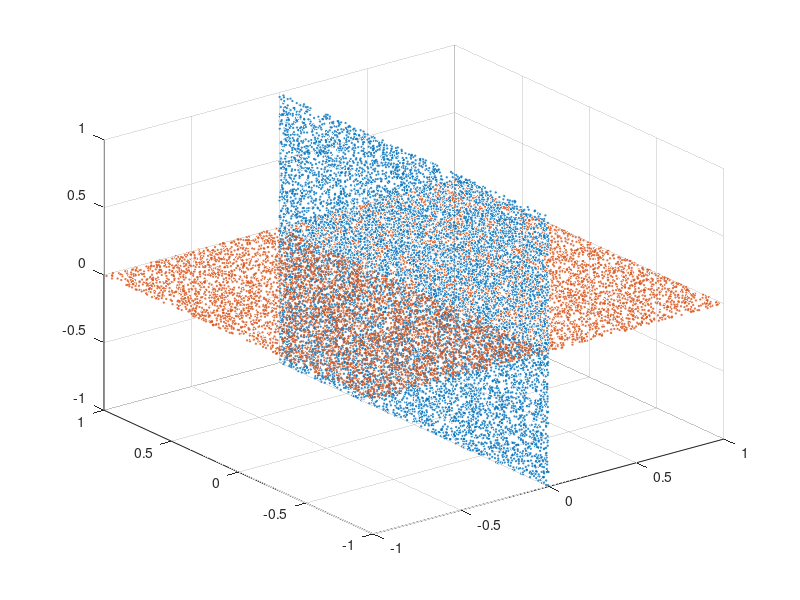

MATLAB code to generate this figure:
close all;
x1=[0 1 0]';
y1=[0 0 1]';
x2=[1 0 0]';
y2=[0 1 0]';
pts1=[ ];
pts2=[ ];
for i=1:10000
    a1=-1+rand()*2;
    b1=-1+rand()*2;
    a2=-1+rand()*2;
    b2=-1+rand()*2;
    pts1=[pts1 a1*x1+b1*y1];
    pts2=[pts2 a2*x2+b2*y2];
end
figure
scatter3(pts1(1,:),pts1(2,:),pts1(3,:),1);
hold on
scatter3(pts2(1,:),pts2(2,:),pts2(3,:),1);